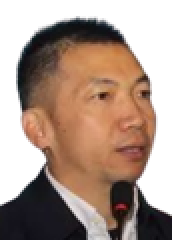
#> input picture images/mrp.png, 86 x 120 px (shown 2 times larger)
$ python temp.py
#> lines starting #> are read from the running program, lines starting #| are printed output that depends on the picture
from PIL import Image


mrp = Image.open("images/mrp.png")
#> mrp is the input picture: PIL image 86x120 RGBA; mean R, G, B, A 86, 62.6, 50, 168.5
for i in range(mrp.size[0]):
	for j in range(mrp.size[1]):
		raw = mrp.getpixel((i, j))
		new = tuple([raw[0], 255, raw[2], raw[3]])
		mrp.putpixel((i, j), new)
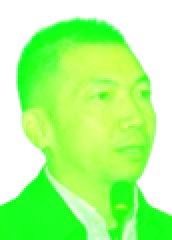
#> mrp: PIL image 86x120 RGBA (shown 2 times larger); mean R, G, B, A 86, 255, 50, 168.5; transparent parts drawn white
mrp.save("images/mrpRBkeep.png")
